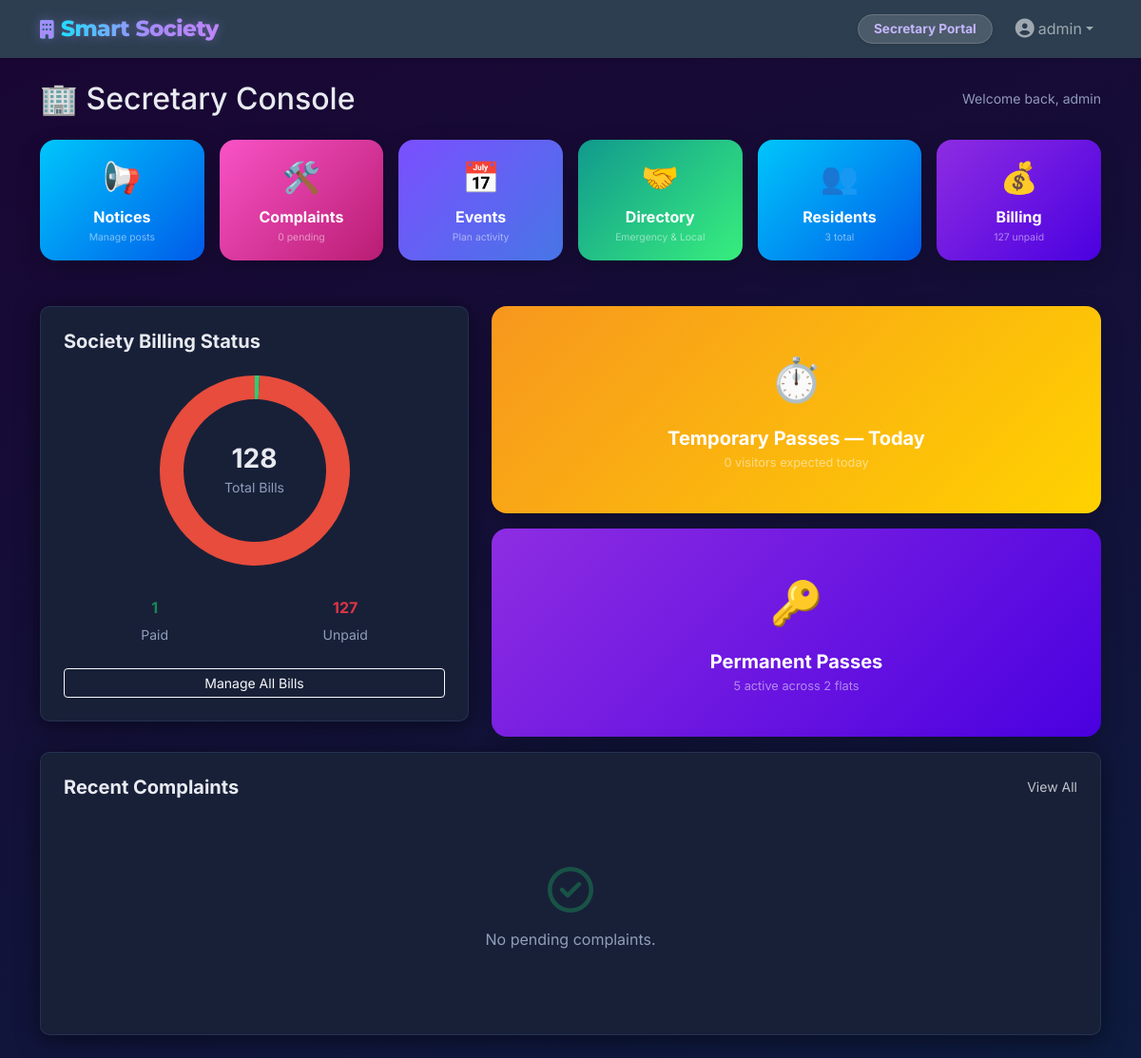
Page /dashboard/ (signed in) on the committed database.
### accounts/models.py (models this page shows, shortened)
class CustomUser(AbstractUser):
    role = models.CharField(max_length=15, choices=Role.choices, default=Role.RESIDENT)
    phone = models.CharField(max_length=15, blank=True, null=True)
    profile_photo = models.ImageField(upload_to='profile_photos/', blank=True, null=True)
    is_on_duty = models.BooleanField(default=False, help_text="Designates whether this staff member is currently working.")
    flat = models.ForeignKey('core.Flat', on_delete=models.SET_NULL, null=True, blank=True, related_name='residents')
    def is_secretary(self):
        return self.role == Role.SECRETARY

### accounts/views.py (the view, shortened to what this page needs)
# urls.py: path('dashboard/', views.dashboard, name='dashboard'),
@login_required
def dashboard(request):
    user = request.user
    if user.is_secretary():
        from core.models import Flat
        from billing.models import MaintenanceBill
        from complaints.models import Complaint
        from visitors.models import VisitorLog, GatePassRequest
        from django.contrib.auth import get_user_model
        from django.utils import timezone
        User = get_user_model()
        today = timezone.now().date()
        total_residents = User.objects.filter(role='RESIDENT').count()
        total_flats = Flat.objects.count()
        pending_complaints = Complaint.objects.filter(status='OPEN').count()
        today_visitors = VisitorLog.objects.filter(entry_time__date=today).count()
        paid_bills = MaintenanceBill.objects.filter(is_paid=True).count()
        unpaid_bills = MaintenanceBill.objects.filter(is_paid=False).count()
        recent_complaints = Complaint.objects.select_related('resident').order_by('-created_at')[:10]
        today_temp_passes = GatePassRequest.objects.filter(
            expected_date=today, is_approved=True, pass_type='TEMPORARY'
        ).select_related('flat', 'flat__wing')
        permanent_passes = GatePassRequest.objects.filter(
            is_active=True, pass_type='PERMANENT'
        ).select_related('flat', 'flat__wing')
        from collections import defaultdict
        perm_by_flat = defaultdict(lambda: {'flat': None, 'resident': None, 'passes': []})
        for p in permanent_passes:
            key = p.flat.id
            perm_by_flat[key]['flat'] = p.flat
            perm_by_flat[key]['passes'].append(p)
            if not perm_by_flat[key]['resident']:
                resident = User.objects.filter(flat=p.flat, role='RESIDENT').first()
                perm_by_flat[key]['resident'] = resident
        context = {
            'total_residents': total_residents,
            'total_flats': total_flats,
            'pending_complaints': pending_complaints,
            'today_visitors': today_visitors,
            'paid_bills': paid_bills,
            'unpaid_bills': unpaid_bills,
            'recent_complaints': recent_complaints,
            'today_temp_passes': today_temp_passes,
            'perm_by_flat': list(perm_by_flat.values()),
            'temp_pass_count': today_temp_passes.count(),
            'perm_pass_count': permanent_passes.count(),
        }
        return render(request, 'accounts/dashboard_secretary.html', context)

### core/models.py (called while the page is built)
    def __str__(self):
        return f"{self.wing.name}-{self.number}"

### templates/accounts/dashboard_secretary.html (shortened to what this page needs)
{% extends 'base.html' %}
{% load static %}
{% block content %}
<div class="d-flex justify-content-between align-items-center mb-4">
    <h2 class="mb-0">🏢 Secretary Console</h2>
    <div class="text-muted small">Welcome back, {{ user.get_full_name|default:user.username }}</div>
</div>
<div class="row g-3 mb-5">
    <div class="col-6 col-md-4 col-lg-2">
        <a href="{% url 'core:notices' %}" class="text-decoration-none">
            <div class="card h-100 text-center p-3 nav-card hover-lift nc-notices border-0">
                <span style="font-size: 2rem;">📢</span>
                <h6 class="text-white fw-bold mt-2 mb-1">Notices</h6>
                <p class="text-white-50 small mb-0" style="font-size:0.65rem;">Manage posts</p>
            </div>
        </a>
    </div>
    <div class="col-6 col-md-4 col-lg-2">
        <a href="{% url 'complaints:list' %}" class="text-decoration-none">
            <div class="card h-100 text-center p-3 nav-card hover-lift nc-complaints border-0">
                <span style="font-size: 2rem;">🛠️</span>
                <h6 class="text-white fw-bold mt-2 mb-1">Complaints</h6>
                <p class="text-white-50 small mb-0" style="font-size:0.65rem;">{{ pending_complaints }} pending</p>
            </div>
        </a>
    </div>
    <div class="col-6 col-md-4 col-lg-2">
        <a href="{% url 'events:events_list' %}" class="text-decoration-none">
            <div class="card h-100 text-center p-3 nav-card hover-lift nc-events border-0">
                <span style="font-size: 2rem;">📅</span>
                <h6 class="text-white fw-bold mt-2 mb-1">Events</h6>
                <p class="text-white-50 small mb-0" style="font-size:0.65rem;">Plan activity</p>
            </div>
        </a>
    </div>
    <div class="col-6 col-md-4 col-lg-2">
        <a href="{% url 'core:directory' %}" class="text-decoration-none">
            <div class="card h-100 text-center p-3 nav-card hover-lift nc-directory border-0">
                <span style="font-size: 2rem;">🤝</span>
                <h6 class="text-white fw-bold mt-2 mb-1">Directory</h6>
                <p class="text-white-50 small mb-0" style="font-size:0.65rem;">Emergency & Local</p>
            </div>
        </a>
    </div>
    <div class="col-6 col-md-4 col-lg-2">
        <a href="{% url 'resident_list' %}" class="text-decoration-none">
            <div class="card h-100 text-center p-3 nav-card hover-lift nc-roster border-0">
                <span style="font-size: 2rem;">👥</span>
                <h6 class="text-white fw-bold mt-2 mb-1">Residents</h6>
                <p class="text-white-50 small mb-0" style="font-size:0.65rem;">{{ total_residents }} total</p>
            </div>
        </a>
    </div>
    <div class="col-6 col-md-4 col-lg-2">
        <a href="{% url 'billing_status' %}" class="text-decoration-none">
            <div class="card h-100 text-center p-3 nav-card hover-lift nc-bills border-0">
                <span style="font-size: 2rem;">💰</span>
                <h6 class="text-white fw-bold mt-2 mb-1">Billing</h6>
                <p class="text-white-50 small mb-0" style="font-size:0.65rem;">{{ unpaid_bills }} unpaid</p>
            </div>
        </a>
    </div>
</div>
<div class="row g-4">
    <div class="col-md-5">
        <div class="card h-100 p-4 border-0">
            <h5 class="fw-bold mb-4">Society Billing Status</h5>
            <div class="d-flex justify-content-center mb-4">
                <div style="width: 200px; height: 200px; position: relative;">
                    <canvas id="billingChart" data-paid="{{ paid_bills }}" data-unpaid="{{ unpaid_bills }}"></canvas>
                    <div class="position-absolute translate-middle start-50 top-50 text-center">
                        <h3 class="mb-0 fw-bold">{{ paid_bills|add:unpaid_bills }}</h3>
                        <small class="text-muted">Total Bills</small>
                    </div>
                </div>
            </div>
            <div class="d-flex justify-content-around mt-2">
                <div class="text-center">
                    <p class="mb-1 fw-bold text-success">{{ paid_bills }}</p>
                    <small class="text-muted">Paid</small>
                </div>
                <div class="text-center">
                    <p class="mb-1 fw-bold text-danger">{{ unpaid_bills }}</p>
                    <small class="text-muted">Unpaid</small>
                </div>
            </div>
            <div class="mt-4 d-grid">
                <a href="{% url 'billing_status' %}" class="btn btn-outline-light btn-sm">Manage All Bills</a>
            </div>
        </div>
    </div>
    <div class="col-md-7">
        <div class="row g-3 h-100">
            <div class="col-12 h-50">
                <button type="button" class="border-0 p-0 bg-transparent w-100 h-100 text-start" data-bs-toggle="modal" data-bs-target="#modalTempPasses">
                    <div class="card border-0 nc-passes text-center p-4 nav-card hover-lift h-100 d-flex flex-column justify-content-center">
                        <span style="font-size:2.8rem;">⏱️</span>
                        <h5 class="text-white fw-bold mt-3 mb-1">Temporary Passes — Today</h5>
                        <p class="mb-0 text-white-50" style="font-size:0.8rem;">
                            {{ temp_pass_count }} visitor{{ temp_pass_count|pluralize }} expected today
                        </p>
                    </div>
                </button>
            </div>
            <div class="col-12 h-50">
                <button type="button" class="border-0 p-0 bg-transparent w-100 h-100 text-start" data-bs-toggle="modal" data-bs-target="#modalPermPasses">
                    <div class="card border-0 nc-bills text-center p-4 nav-card hover-lift h-100 d-flex flex-column justify-content-center">
                        <span style="font-size:2.8rem;">🔑</span>
                        <h5 class="text-white fw-bold mt-3 mb-1">Permanent Passes</h5>
                        <p class="mb-0 text-white-50" style="font-size:0.8rem;">
                            {{ perm_pass_count }} active across {{ perm_by_flat|length }} flat{{ perm_by_flat|length|pluralize }}
                        </p>
                    </div>
                </button>
            </div>
        </div>
    </div>
</div>
<div class="row g-4 mt-2">
    <div class="col-12">
        <div class="card h-100 border-0">
            <div class="card-body p-4">
                <div class="d-flex justify-content-between align-items-center mb-4">
                    <h5 class="fw-bold mb-0">Recent Complaints</h5>
                    <a href="{% url 'complaints:list' %}" class="small text-decoration-none text-light opacity-75">View All</a>
                </div>
                <div class="list-group list-group-flush">
                    {% for complaint in recent_complaints %}
                    <div class="list-group-item px-0 py-3 d-flex justify-content-between align-items-center">
                        <div class="d-flex align-items-center">
                            <div class="flex-shrink-0 me-3">
                                {% if complaint.status == 'OPEN' %}
                                    <div class="rounded-circle bg-danger" style="width: 10px; height: 10px;"></div>
                                {% elif complaint.status == 'IN_PROGRESS' %}
                                    <div class="rounded-circle bg-warning" style="width: 10px; height: 10px;"></div>
                                {% else %}
                                    <div class="rounded-circle bg-success" style="width: 10px; height: 10px;"></div>
                                {% endif %}
                            </div>
                            <div>
                                <h6 class="mb-0 fw-bold">{{ complaint.title }}</h6>
                                <small class="text-muted">by {{ complaint.resident.get_full_name }} &bull; {{ complaint.created_at|date:"d M" }}</small>
                            </div>
                        </div>
                        <span class="badge {% if complaint.status == 'OPEN' %}bg-danger-subtle text-danger{% elif complaint.status == 'IN_PROGRESS' %}bg-warning-subtle text-warning{% else %}bg-success-subtle text-success{% endif %} rounded-pill px-3 py-1" style="font-size: 0.75rem;">
                            {{ complaint.status }}
                        </span>
                    </div>
                    {% empty %}
                    <div class="text-center py-5">
                        <i class="fa-regular fa-circle-check fa-3x mb-3 text-success opacity-50"></i>
                        <p class="text-muted">No pending complaints.</p>
                    </div>
                    {% endfor %}
                </div>
            </div>
        </div>
    </div>
</div>
{% endblock %}

### templates/base.html (shortened to what this page needs)
{% load static %}
<!DOCTYPE html>
<html lang="en">
<head>
    <link href="https://cdn.jsdelivr.net/npm/bootstrap@5.3.0/dist/css/bootstrap.min.css" rel="stylesheet">
    <link href="{% static 'css/style.css' %}?v=10" rel="stylesheet">
    <link rel="stylesheet" href="https://cdnjs.cloudflare.com/ajax/libs/font-awesome/6.4.0/css/all.min.css">
</head>
<body class="d-flex flex-column min-vh-100">
    <nav class="navbar navbar-expand-lg navbar-dark bg-primary sticky-top shadow-sm">
        <div class="container d-flex justify-content-between align-items-center">
            <a class="navbar-brand brand-logo" href="/"><i class="fa-solid fa-building me-2" style="font-size:1.2rem; -webkit-text-fill-color: #a78bfa;"></i>Smart Society</a>
            <div class="collapse navbar-collapse" id="navbarNav">
                <ul class="navbar-nav ms-auto align-items-center">
                    {% if user.is_authenticated %}
                        <li class="nav-item me-3">
                            <span class="badge bg-light text-primary rounded-pill py-2 px-3 shadow-sm border border-secondary" style="font-size: 0.85rem;">
                                {{ user.get_role_display }} Portal
                            </span>
                        </li>
                        <li class="nav-item dropdown">
                            <a class="nav-link dropdown-toggle d-flex align-items-center" href="#" id="navbarDropdown" role="button" data-bs-toggle="dropdown" aria-expanded="false">
                                {% if user.profile_photo %}
                                    <img src="{{ user.profile_photo.url }}" alt="Profile" class="rounded-circle me-2" style="width: 30px; height: 30px; object-fit: cover;">
                                {% else %}
                                    <i class="fa-solid fa-user-circle me-1 fs-5"></i>
                                {% endif %}
                                {{ user.username }}
                            </a>
                        </li>
                    {% else %}
                        <li class="nav-item">
                            <a class="nav-link" href="{% url 'landing' %}">Login / Sign Up</a>
                        </li>
                    {% endif %}
                </ul>
            </div>
        </div>
    </nav>
    <div class="container my-4 flex-grow-1">
        {% block content %}
        {% endblock %}
    </div>
</body>
</html>

### static/css/style.css (style rules this page uses)
body { font-family: 'Inter', sans-serif; background: linear-gradient(160deg, #1a0533 0%, #0d1b3e 100%) !important; background-attachment: fixed !important; min-height: 100vh; color: #e8eaf0; }
.bg-primary { background-color: #2c3e50 !important; }
.brand-logo { font-family: 'Montserrat', sans-serif; font-weight: 800; font-size: 1.45rem; letter-spacing: -0.5px; background: linear-gradient(90deg, #00f2fe 0%, #a78bfa 60%, #c084fc 100%); -webkit-background-clip: text; -webkit-text-fill-color: transparent; background-clip: text; filter: drop-shadow(0 0 6px rgba(167,139,250,0.4)); }
.card { border: none; border-radius: 10px; background: #182038; box-shadow: 0 4px 24px rgba(0, 0, 0, 0.5); transition: transform 0.2s; color: #e8eaf0; }
.nav-card { transition: all 0.2s ease; border: none !important; box-shadow: 0 8px 24px rgba(0, 0, 0, 0.2) !important; border-radius: 16px !important; }
.text-muted { color: rgba(185, 200, 230, 0.75) !important; }
h1, h2, h3, h4, h5, h6 { color: #e8eaf0; }
p, span, small, li, td, th, label { color: #cdd6e8; }
.card { background: #182038 !important; border: 1px solid rgba(100, 130, 200, 0.18) !important; }
.card.nc-notices { background: linear-gradient(135deg, #00c6fb 0%, #005bea 100%) !important; border: none !important; }
.card.nc-complaints { background: linear-gradient(135deg, #f953c6 0%, #b91d73 100%) !important; border: none !important; }
.card.nc-events { background: linear-gradient(135deg, #7b4fff 0%, #4776e6 100%) !important; border: none !important; }
.card.nc-directory { background: linear-gradient(135deg, #11998e 0%, #38ef7d 100%) !important; border: none !important; }
.card.nc-passes { background: linear-gradient(135deg, #f7971e 0%, #ffd200 100%) !important; border: none !important; }
.card.nc-bills { background: linear-gradient(135deg, #8e2de2 0%, #4a00e0 100%) !important; border: none !important; }
.card.nc-roster { background: linear-gradient(135deg, #00c6fb 0%, #005bea 100%) !important; border: none !important; }
.badge.bg-light { background: rgba(255,255,255,0.15) !important; color: #c4b5fd !important; }

### rows in the picture
CustomUser: role "Secretary", username "admin", get_full_name "admin"

### other values in the picture
{{ pending_complaints }} "0"
{{ total_residents }} "3"
{{ unpaid_bills }} "127"
{{ paid_bills|add:unpaid_bills }} "128"
{{ paid_bills }} "1"
{{ temp_pass_count }} "0"
{{ perm_pass_count }} "5"
{{ perm_by_flat|length }} "2"
